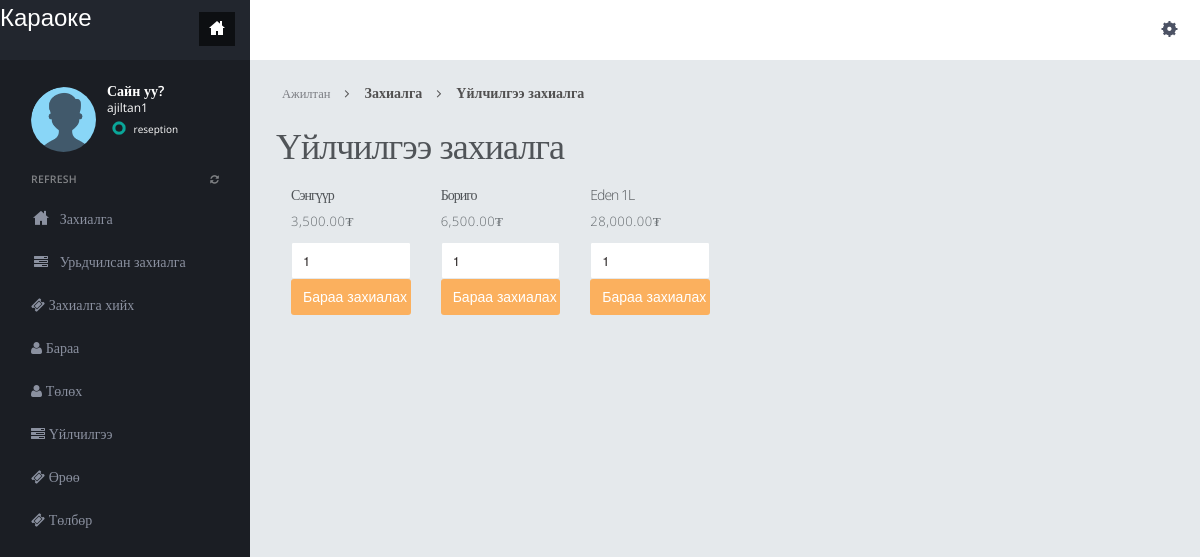
Page /product-order-regist.php (signed in) on the committed database.
### tables this page shows
CREATE TABLE `products` (
  `ProductID` int(11) NOT NULL,
  `Name` varchar(255) DEFAULT NULL,
  `Price` decimal(10,2) DEFAULT NULL,
  `Quantity` int(11) DEFAULT NULL
);

### product-order-regist.php (the view, shortened to what this page needs)
<?php
include("dbconnection.php");
?>
<!DOCTYPE html>
<html>
<head>
<link href="assets/plugins/pace/pace-theme-flash.css" rel="stylesheet" type="text/css" media="screen"/>
<link href="assets/plugins/bootstrap-wysihtml5/bootstrap-wysihtml5.css" rel="stylesheet" type="text/css"/>
<link href="assets/plugins/boostrapv3/css/bootstrap.min.css" rel="stylesheet" type="text/css"/>
<link href="assets/plugins/boostrapv3/css/bootstrap-theme.min.css" rel="stylesheet" type="text/css"/>
<link href="assets/plugins/font-awesome/css/font-awesome.css" rel="stylesheet" type="text/css"/>
<link href="assets/css/animate.min.css" rel="stylesheet" type="text/css"/>
<link href="assets/plugins/jquery-scrollbar/jquery.scrollbar.css" rel="stylesheet" type="text/css"/>
<link href="assets/css/style.css" rel="stylesheet" type="text/css"/>
<link href="assets/css/responsive.css" rel="stylesheet" type="text/css"/>
<link href="assets/css/custom-icon-set.css" rel="stylesheet" type="text/css"/>
</head>
<body class="">
<?php include("header.php");?>
<div class="page-container row">
  <?php include("leftbar.php");?>
    </div>
  </div>
  <div class="page-content">
    <div class="content">
        <ul class="breadcrumb">
            <li>
                <p>Ажилтан</p>
            </li>
            <li><a href="#" class="active">Захиалга</a></li>
            <li><a href="#" class="active">Үйлчилгээ захиалга</a></li>
        </ul>
        <div class="page-title">
            <h1>Үйлчилгээ захиалга</h1>
<div class="container-fluid mt-3">
        <div class="row">
            <div class="col-md-6">
                <div class="row">
                    <?php
                $query1 = "SELECT * FROM products";
$result1 = mysqli_query($con, $query1);
while ($row = mysqli_fetch_array($result1)) {
?>
    <div class="col-md-4 mb-3">
        <form method="post" action="">
            <div class="card">
                <div class="card-body">
                    <h5 class="card-title"><?= $row['Name']; ?></h5>
                    <p class="card-text"><?= number_format($row['Price'],2); ?>₮</p>
                    <input type="number" name="quantity" value="1" class="form-control mb-2" max="<?= $row['Quantity'] ?>">
                    <button type="submit" name="submit" class="btn btn-warning btn-block">Бараа захиалах</button>
                </div>
            </div>
        </form>
    </div>
<?php
}
?>
                </div>
            </div>
    </div>
</div>
</body>
</html>

### assets/css/responsive.css (style rules this page uses)
@media (min-width: 980px) { .page-content { margin-left: 250px; min-height: 100%; } }

### rows in the picture
products: Name "Сэнгүүр", Price "3,500.00", quantity "1"
products: Name "Бориго", Price "6,500.00"
products: Name "Eden 1L", Price "28,000.00"

### other values in the picture
$_SESSION['Name'] "ajiltan1"
$_SESSION['Roll'] "reseption"
